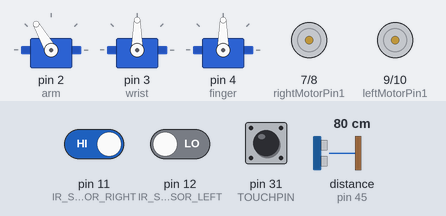
A sketch run on a simulated Arduino Mega 2560, built with avr-gcc and run on an emulated ATmega2560. Parts: 3 × servo, motor-driver pin pairs drawn as motors (green arrow = first pin HIGH = forward, orange = second pin HIGH = backward, longer = more drive, scaled by the enable pin). Wiring (inferred from the names in the program): ultrasonic range finder: trigger pin 13; echo pin 45. The inputs (shaded band) are chosen by the test bench; at power-on: pin 31 (TOUCHPIN) LOW, distance to the obstacle (sensor on pin 45) 80 cm, pin 12 (IR_SENSOR_LEFT) LOW, pin 11 (IR_SENSOR_RIGHT) HIGH. The echo pulse lasts 58.3 µs per cm.

Above: at 1.3 s.
1.4 s: pin 31 (TOUCHPIN) pulled HIGH for 0.3 s
7.7 s: distance to the obstacle (sensor on pin 45) set to 6 cm
At 10.42 s:
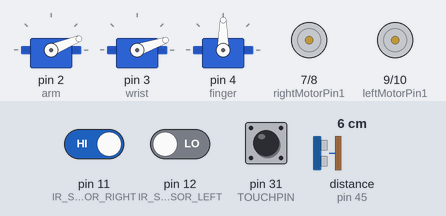
10.7 s: distance to the obstacle (sensor on pin 45) set to 9 cm
13.7 s: pin 12 (IR_SENSOR_LEFT) driven HIGH
At 14.7 s:
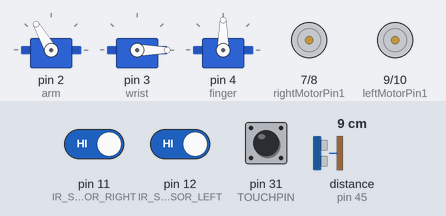
15.4 s: pin 31 (TOUCHPIN) pulled HIGH for 1 s
At 17.07 s:
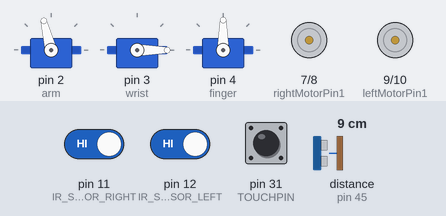
Timing chart, 0 to 20.4 s (numbered marks = the images above; inputs shaded):
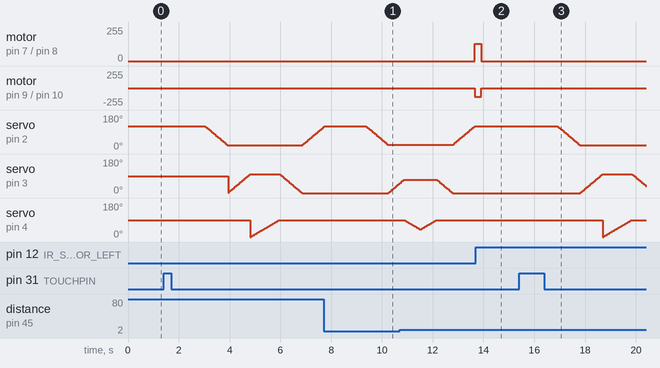

The sketch:

LineFollowerRobot.ino
```cpp
#include <Servo.h>


#define TOUCHPIN 31
#define IR_SENSOR_RIGHT 11
#define IR_SENSOR_LEFT 12
#define MOTOR_SPEED_LEFT 130
#define MOTOR_SPEED_RIGHT 130


#define leftTrig 13
#define leftEcho 45

// Variables to store the duration of the pulse and the distance in centimeters
long duration;
int distance;

long leftduration;
int leftdistance;

Servo arm;
Servo wrist;
Servo finger;  // Create a servo object

int apos = 0;    // Variable to store the servo position
int wpos = 0;
int fpos = 0;

int parcelPlaced = 0;
int picked = 0;


//Right motor
int enableRightMotor=6;
int rightMotorPin1=7;
int rightMotorPin2=8;

//Left motor
int enableLeftMotor=5;
int leftMotorPin1=9;
int leftMotorPin2=10;

int initialround = 0;
//int metal = 0;
int permission = 0;


void setup()
{

  Serial.begin(9600);

  // Set trigPin as output and echoPin as input
  pinMode(leftTrig, OUTPUT);
  pinMode(leftEcho, INPUT);

  pinMode(TOUCHPIN, INPUT);

  //The problem with TT gear motors is that, at very low pwm value it does not even rotate.
  //If we increase the PWM value then it rotates faster and our robot is not controlled in that speed and goes out of line.
  //For that we need to increase the frequency of analogWrite.
  //Below line is important to change the frequency of PWM signal on pin D5 and D6
  //Because of this, motor runs in controlled manner (lower speed) at high PWM value.
  //This sets frequecny as 7812.5 hz.
  TCCR0B = TCCR0B & B11111000 | B00000010 ;

  // put your setup code here, to run once:
  pinMode(enableRightMotor, OUTPUT);
  pinMode(rightMotorPin1, OUTPUT);
  pinMode(rightMotorPin2, OUTPUT);

  pinMode(enableLeftMotor, OUTPUT);
  pinMode(leftMotorPin1, OUTPUT);
  pinMode(leftMotorPin2, OUTPUT);

  pinMode(IR_SENSOR_RIGHT, INPUT);
  pinMode(IR_SENSOR_LEFT, INPUT);
  rotateMotor(0,0);

  arm.attach(2);
  wrist.attach(3);
  finger.attach(4);  // Attach the servo to pin 9
  arm.write(120);
}

//----------------------------------------------------------------------------------------------------------------------------

void loop()
{
  int touchValue = digitalRead(TOUCHPIN);
  delay(2000);
  if (touchValue == 1){
    permission = 1;
  }

  if (picked == 0 && permission == 1){
    delay(10000);
    pickUp();
    picked = 1;
    initialround++;
    delay(8000);


  }

  digitalWrite(leftTrig, LOW);
  delayMicroseconds(2);

  digitalWrite(leftTrig, HIGH);
  delayMicroseconds(10);
  digitalWrite(leftTrig, LOW);

  leftduration = pulseIn(leftEcho, HIGH);

  leftdistance = leftduration * 0.034 / 2;

  int rightIRSensorValue = digitalRead(IR_SENSOR_RIGHT);
  int leftIRSensorValue = digitalRead(IR_SENSOR_LEFT);


  if (leftdistance <= 6 && parcelPlaced == 0 && permission == 1) //plastic placement
  {
    rotateMotor(0,0);
    parcelPlaced = 1;
    dropItem();
    rotateMotor(MOTOR_SPEED_RIGHT, -MOTOR_SPEED_LEFT);
    //rotateMotor(120, -120);

  }

  /*else if (10 <= leftdistance <=17 && parcelPlaced == 0){
    rotateMotor(0,0);
    parcelPlaced = 1;
    dropItem();
    rotateMotor(MOTOR_SPEED_RIGHT, -MOTOR_SPEED_LEFT);

  }*/


  else if (rightIRSensorValue == LOW && leftIRSensorValue == LOW && permission == 1)
  {
    rotateMotor(MOTOR_SPEED_RIGHT, -MOTOR_SPEED_LEFT);
    //rotateMotor(120, -120);
  }

  //If right sensor detects black line, then turn right
  else if (rightIRSensorValue == HIGH && leftIRSensorValue == LOW && permission == 1 )
  {
    rotateMotor(-MOTOR_SPEED_RIGHT, -MOTOR_SPEED_LEFT);
    //Serial.println(rightIRSensorValue);
  }
  //If left sensor detects black line, then turn left
  else if (rightIRSensorValue == LOW && leftIRSensorValue == HIGH && permission == 1 )
  {
    rotateMotor(MOTOR_SPEED_RIGHT, MOTOR_SPEED_LEFT);
    //Serial.println(rightIRSensorValue);
  }
  //If both the sensors detect black line, then stop
  else if (rightIRSensorValue == HIGH && leftIRSensorValue == HIGH && permission == 1 )
  {
    rotateMotor(0,0);
    parcelPlaced = 0;
    picked = 0;
    permission = 0;
    //Serial.println(rightIRSensorValue);
  }

}

//-----------------------------------------------------------------

void rotateMotor(int rightMotorSpeed, int leftMotorSpeed)
{

  if (rightMotorSpeed < 0)
  {
    digitalWrite(rightMotorPin1,LOW);
    digitalWrite(rightMotorPin2,HIGH);
  }
  else if (rightMotorSpeed > 0)
  {
    digitalWrite(rightMotorPin1,HIGH);
    digitalWrite(rightMotorPin2,LOW);
  }
  else
  {
    digitalWrite(rightMotorPin1,LOW);
    digitalWrite(rightMotorPin2,LOW);
  }

  if (leftMotorSpeed < 0)
  {
    digitalWrite(leftMotorPin1,LOW);
    digitalWrite(leftMotorPin2,HIGH);
  }
  else if (leftMotorSpeed > 0)
  {
    digitalWrite(leftMotorPin1,HIGH);
    digitalWrite(leftMotorPin2,LOW);
  }
  else
  {
    digitalWrite(leftMotorPin1,LOW);
    digitalWrite(leftMotorPin2,LOW);
  }
  analogWrite(enableRightMotor, abs(rightMotorSpeed));
  analogWrite(enableLeftMotor, abs(leftMotorSpeed));
}

//-----------------------------------------------------------------------------

void pickUp() {

  for (apos = 120; apos >= 20; apos -= 1) {
    arm.write(apos);      // Set servo position
    delay(70);
  }

  for (wpos = 0; wpos <= 100; wpos += 1) {
    wrist.write(wpos);      // Set servo position
    delay(70);               // Wait for servo to reach position
  }


  for (fpos = 0; fpos <= 90; fpos += 1) {
    finger.write(fpos);      // Set servo position
    delay(100);               // Wait for servo to reach position
  }

  for (wpos = 100; wpos >= 0; wpos -= 1) {
    wrist.write(wpos);      // Set servo position
    delay(70);               // Wait for servo to reach position
  }

  for (apos = 20; apos <= 120; apos += 1) {
    arm.write(apos);      // Set servo position
    delay(70);               // Wait for servo to reach position
  }

  //for (apos = 120; apos >= 20; apos -= 1) {
  //  arm.write(apos);      // Set servo position
   // delay(70);               // Wait for servo to reach position
  //}


  if (initialround > 0){
    rotateMotor(MOTOR_SPEED_RIGHT, -MOTOR_SPEED_LEFT);
    //rotateMotor(120, -120);

  }

  delay(5000);

}

//----------------------------------------------------------------------

void dropItem(){

  for (apos = 120; apos >= 22; apos -= 1) {
    arm.write(apos);
    delay(70);
  }

  for (wpos = 0; wpos <= 70; wpos += 1) {
    wrist.write(wpos);
    delay(70);
  }

  for (fpos = 90; fpos >= 40; fpos -= 1) {
    finger.write(fpos);
    delay(100);
  }

  for (fpos = 40; fpos <= 90; fpos += 1) {
    finger.write(fpos);
    delay(100);
  }

  for (wpos = 70; wpos >= 0; wpos -= 1) {
    wrist.write(wpos);
    delay(70);
  }

  for (apos = 22; apos <= 120; apos += 1) {
    arm.write(apos);
    delay(70);
  }

}
```

Measured:
- after the input at 7.7 s, motor on pin 7 (rightMotorPin1) / pin 8 (rightMotorPin2), motor on pin 9 (leftMotorPin1) / pin 10 (leftMotorPin2): stays stopped (without the input it goes to backward 130/255 after 1.7 s); servo on pin 3 (wrist): moves from 0° to 49° over 0.42 s, starting after 2.6 s
- after the input at 13.7 s, motor on pin 7 (rightMotorPin1) / pin 8 (rightMotorPin2): forward 130/255 → stopped after 0.20 s; motor on pin 9 (leftMotorPin1) / pin 10 (leftMotorPin2): backward 130/255 → stopped after 0.20 s
- after the input at 15.4 s, servo on pin 2 (arm): moves from 120° to 20° over 0.87 s, starting after 1.5 s; servo on pin 3 (wrist): rises from 0° to 100° in 0.87 s, then falls to 37° in 1.7 s
